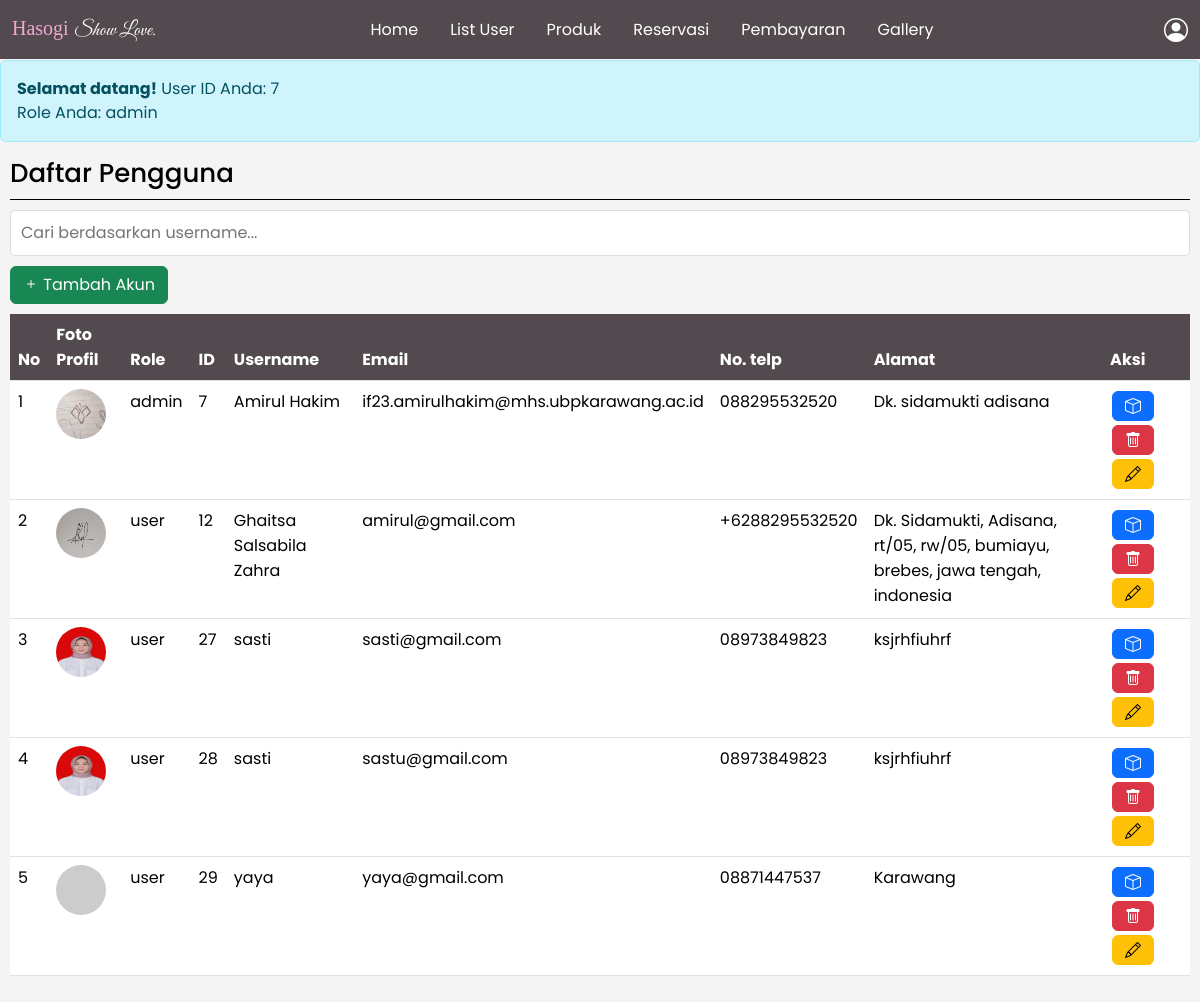
The app's page /admin/listuser-admin.php (signed in) with its own data.
### tables this page shows
CREATE TABLE IF NOT EXISTS `users` (
  `user_id` int NOT NULL AUTO_INCREMENT,
  `username` varchar(50) NOT NULL,
  `email` varchar(100) NOT NULL,
  `password` varchar(255) NOT NULL,
  `created_at` timestamp NULL DEFAULT CURRENT_TIMESTAMP,
  `phone` varchar(15) NOT NULL,
  `address` varchar(255) NOT NULL,
  `foto_profil` varchar(255) NOT NULL,
  `role` enum('admin','user') NOT NULL,
  PRIMARY KEY (`user_id`)
);

### admin/listuser-admin.php (the view, shortened to what this page needs)
<?php
include '../database/db.php';
if (isset($_SESSION['user_id'])) {
    $user_id = $_SESSION['user_id'];
    $role = $_SESSION['role'];
    echo "<div class='alert alert-info'>";
    echo "<strong>Selamat datang!</strong> User ID Anda: " . htmlspecialchars($user_id) . "<br>";
    echo "Role Anda: " . htmlspecialchars($role);
    echo "</div>";
} else {
    echo "<div class='alert alert-warning'>Anda belum login. Silakan <a href='login-user.php'>login</a>.</div>";
}
$search = isset($_GET['search']) ? $conn->real_escape_string($_GET['search']) : '';
$sql = "SELECT user_id, foto_profil, username, email, phone, address, role FROM users WHERE username LIKE '%$search%'";
$result = $conn->query($sql);
?>
<!DOCTYPE html>
<html lang="id">
<head>
    <link href="https://cdn.jsdelivr.net/npm/bootstrap@5.3.3/dist/css/bootstrap.min.css" rel="stylesheet">
    <link href="https://cdn.jsdelivr.net/npm/bootstrap-icons/font/bootstrap-icons.css" rel="stylesheet">
</head>
<body>
    <?php include 'navbar-admin.php'; ?>
    <h2 style="color: black; border-bottom: 1px solid black !important; padding-bottom: 10px;">Daftar Pengguna</h2>
    <form method="GET" action="" style="margin: 10px 10px 10px 10px;">
        <input type="text" name="search" value="<?php echo isset($_GET['search']) ? htmlspecialchars($_GET['search']) : ''; ?>" placeholder="Cari berdasarkan username..." style="width: 100%; padding: 10px; border: 1px solid #ddd; border-radius: 5px;">
    </form>
    <div style="margin: 10px 10px 0px 10px; text-align: left;">
        <button class="btn btn-success" onclick="tambahAkun()">
            <i class="bi bi-plus"></i> Tambah Akun
        </button>
    </div>
    <div class="table-container">
        <table class="table">
            <thead>
                <tr>
                    <th>No</th>
                    <th>Foto Profil</th>
                    <th>Role</th>
                    <th>ID</th>
                    <th>Username</th>
                    <th>Email</th>
                    <th>No. telp</th>
                    <th>Alamat</th>
                    <th>Aksi</th>
                </tr>
            </thead>
            <tbody>
                <?php
                if ($result->num_rows > 0) {
                    $no = 1;
                    while ($row = $result->fetch_assoc()) {
                        $foto_profil = !empty($row['foto_profil']) ? '../img/uploads/' . htmlspecialchars($row['foto_profil']) : 'https://via.placeholder.com/50';
                        $username = isset($row['username']) ? htmlspecialchars($row['username']) : 'Tidak tersedia';
                        $email = isset($row['email']) ? htmlspecialchars($row['email']) : 'Tidak tersedia';
                        $phone = isset($row['phone']) ? htmlspecialchars($row['phone']) : 'Tidak tersedia';
                        $address = isset($row['address']) ? htmlspecialchars($row['address']) : 'Tidak tersedia';
                        $role = isset($row['role']) ? htmlspecialchars($row['role']) : 'Tidak tersedia';
                        $user_id = isset($row['user_id']) ? htmlspecialchars($row['user_id']) : 'Tidak tersedia';
                        echo "<tr>
                            <td>" . $no++ . "</td>
                            <td><img src='" . $foto_profil . "' alt='Foto Profil'></td>
                            <td>" . $role . "</td>
                            <td>" . $user_id . "</td>
                            <td>" . $username . "</td>
                            <td>" . $email . "</td>
                            <td>" . $phone . "</td>
                            <td>" . $address . "</td>
                            <td>
                                <a href='../action/view/view-daftarsewa.php?user_id=" . $row['user_id'] . "' class='btn btn-primary action-btn'>
                                    <i class='bi bi-box'></i>
                                </a>
                                <button class='btn btn-danger action-btn' onclick='hapusUser(" . $row['user_id'] . ")'>
                                    <i class='bi bi-trash'></i>
                                </button>
                                <button class='btn btn-warning action-btn' onclick='editProfil(" . $row['user_id'] . ")'>
                                    <i class='bi bi-pencil'></i>
                                </button>
                            </td>
                        </tr>";
                    }
                } else {
                    echo "<tr><td colspan='9'>Tidak ada data pengguna yang ditemukan.</td></tr>";
                }
                ?>
            </tbody>
        </table>
    </div>
</body>
</html>

### admin/listuser-admin.php (style rules this page uses)
body { font-family: Arial, sans-serif; margin: 20px; }
h2 { text-align: left; font-size: 26px !important; margin: 10px 10px 10px 10px !important; }
.table-container { width: 100%; padding: 10px; }
table { width: 100%; border-collapse: collapse; }
.table th { background-color: #524A4E !important; color: #fff !important; }
th, td { padding: 15px; border: 1px solid #ddd; text-align: left; }
img { border-radius: 50%; width: 50px; height: 50px; }
.action-btn { font-size: 1.5em; padding: 2px; margin: 2px 2px !important; }

### admin/navbar-admin.php (style rules this page uses)
body { font-family: 'Poppins', sans-serif; background-color: #f4f4f4; padding-top: 60px; }

### records on screen
users: foto_profil (picture), role "admin", user_id "7", username "Amirul Hakim", email "if23.amirulhakim@mhs.ubpkarawang.ac.id", phone "088295532520", address "Dk. sidamukti adisana"
users: foto_profil (picture), role "user", user_id "12", username "Ghaitsa Salsabila Zahra", email "amirul@gmail.com", phone "+6288295532520", address "Dk. Sidamukti, Adisana, rt/05, rw/05, bumiayu, brebes, jawa tengah, indonesia"
users: foto_profil (picture), role "user", user_id "27", username "sasti", email "sasti@gmail.com", phone "08973849823", address "ksjrhfiuhrf"
users: foto_profil (picture), role "user", user_id "28", username "sasti", email "sastu@gmail.com", phone "08973849823", address "ksjrhfiuhrf"
users: role "user", user_id "29", username "yaya", email "yaya@gmail.com", phone "08871447537", address "Karawang"

### other values on screen
$user_id "7"
$role "admin"
